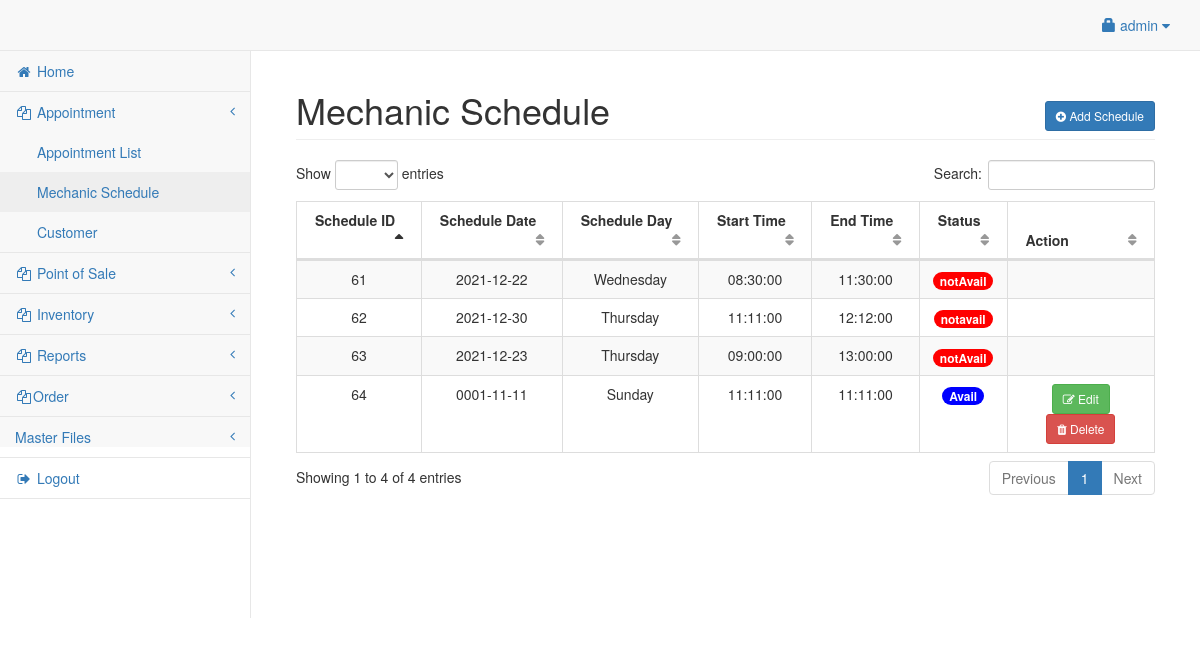
The app's page /admin/mechanic.php (signed in), older data.
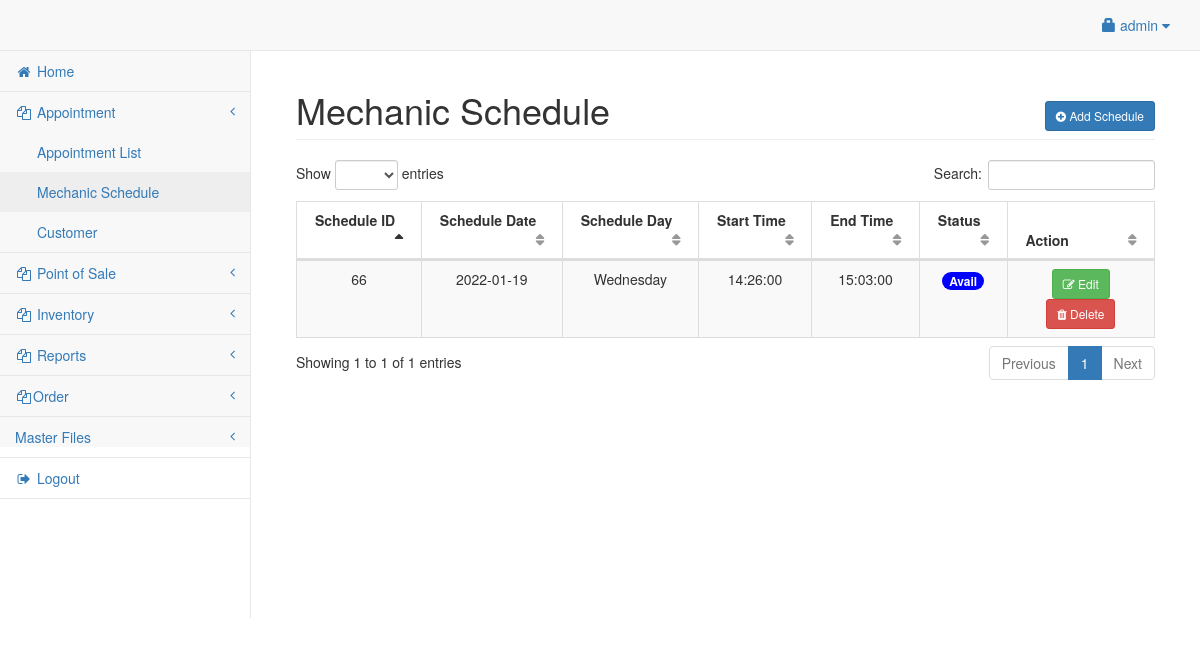
The same page, newer data.
### tables this page shows
CREATE TABLE `user` (
  `userid` int(11) NOT NULL,
  `username` varchar(30) NOT NULL,
  `password` varchar(50) NOT NULL,
  `access` int(1) NOT NULL,
  `fullname` varchar(250) NOT NULL,
  `contact` bigint(15) NOT NULL,
  `address` varchar(250) NOT NULL,
  `photo` varchar(250) NOT NULL
);

CREATE TABLE `adminschedule` (
  `scheduleId` int(10) NOT NULL,
  `scheduleDate` date NOT NULL,
  `scheduleDay` varchar(250) NOT NULL,
  `startTime` time NOT NULL,
  `endTime` time NOT NULL,
  `bookAvail` char(250) NOT NULL
);

### admin/session.php (called while the page is built, shortened)
<?php
	include('../conn.php');
	$sq=mysqli_query($conn,"select * from `user` where userid='".$_SESSION['id']."'");
	$srow=mysqli_fetch_array($sq);
	$user=$srow['username'];
?>

### admin/mechanic.php (the view, shortened to what this page needs)
<?php include('session.php'); ?>
<?php include('header.php'); ?>
<body>
<div id="wrapper">
<?php include('navbar.php'); ?>
<div style="height:50px;"></div>
<div id="page-wrapper">
<div class="container-fluid">
	<div class="row">
        <div class="col-lg-12">
            <h1 class="page-header">Mechanic Schedule
			<span class="pull-right">
					<button class="btn btn-primary btn-sm" data-toggle="modal" data-target="#addschedule"><i class="fa fa-plus-circle"></i> Add Schedule</button>
				</span>
			</h1>
        </div>
    </div>
    <div class="row">
        <div class="col-lg-12">
            <table width="100%" class="table table-striped table-bordered table-hover" id="cusTable">
                <thead>
                    <tr>
                        <th>Schedule ID</th>
                        <th>Schedule Date</th>
                        <th>Schedule Day</th>
						<th>Start Time</th>
                        <th>End Time</th>
						<th>Status</th>
                        <th>Action</th>
                    </tr>
                </thead>
                <tbody>
				<?php
					$cq=mysqli_query($conn,"SELECT * from adminschedule Order By scheduleId asc");
					while($cqrow=mysqli_fetch_array($cq)){
						$pid=$cqrow['scheduleId']
					?>
						<tr>
							<td><center><?php echo $cqrow['scheduleId']; ?></center></td>
							<td><center><?php echo $cqrow['scheduleDate']; ?></center></td>
							<td><center><?php echo $cqrow['scheduleDay']; ?></center></td>
							<td><center><?php echo $cqrow['startTime']; ?></center></td>
                            <td><center><?php echo $cqrow['endTime']; ?></center></td>
							<td><center> <?php if( $cqrow['bookAvail'] == 'Avail'){ ?>
                            <span class='badge badge-pill' style='background:blue'><?php echo $cqrow['bookAvail']; ?></span></center></td>
                         <?php   }
                         else{ ?>
                            <span class='badge badge-pill' style='background:red'><?php echo $cqrow['bookAvail'] ?></span></center></td>
                    <?php     }?>
							<td><center>
								<?php if($cqrow['bookAvail'] === 'Avail') {?>
								<button class="btn btn-success btn-sm" data-toggle="modal" data-target="#editsched_<?php echo $pid; ?>"><i class="fa fa-edit"></i> Edit</button>
								<button class="btn btn-danger btn-sm" data-toggle="modal" data-target="#delsched_<?php echo $pid; ?>"><i class="fa fa-trash"></i> Delete</button>
								<?php include('schedule_button.php'); ?>
								<?php } ?>
								</center></td>
						</tr>
					<?php
					}
				?>
        </div>
    </div>
</div>
</div>
</body>
</html>

### admin/header.php (shortened to what this page needs)
<!DOCTYPE html>
<html lang="en">
<head>
    <link href="../vendor/bootstrap/css/bootstrap.min.css" rel="stylesheet">
    <link href="../vendor/datatables-plugins/dataTables.bootstrap.css" rel="stylesheet">
    <link href="../vendor/datatables-responsive/dataTables.responsive.css" rel="stylesheet">
    <link href="../vendor/font-awesome/css/font-awesome.min.css" rel="stylesheet" type="text/css">
	<link href="../vendor/metisMenu/metisMenu.min.css" rel="stylesheet">
	<link href="../css/style.css" rel="stylesheet">
    <link href="../dist/css/sb-admin-2.css" rel="stylesheet">
</head>

### admin/navbar.php (shortened to what this page needs)
<?php include('session.php'); ?>
<?php include('header.php'); ?>
<?php
$sq = mysqli_query($conn, "select access from `user` where userid='" . $_SESSION['id'] . "'");
$srow = mysqli_fetch_array($sq);
$access = $srow['access'];
?>
<nav class="navbar navbar-default navbar-fixed-top" role="navigation" style="margin-bottom: 0">
    <ul class="nav navbar-top-links navbar-right">
        <li class="dropdown">
            <a class="dropdown-toggle" data-toggle="dropdown" href="#">
                <span class="glyphicon glyphicon-lock"></span> <?php echo $user; ?> <i class="fa fa-caret-down"></i>
            </a>
        </li>
    </ul>
    <div class="navbar-default sidebar" role="navigation">
        <div class="sidebar-nav navbar-collapse">
            <ul class="nav" id="side-menu">
                <li>
                    <a href="title.php"><i class="fa fa-home fa-fw"></i> Home</a>
                </li>
                <?php if ($access == 1) {  ?>
                    <li>
                        <a href="#"><i class="fa fa-copy fa-fw"></i> Appointment<span class="fa arrow"></span></a>
                        <ul class="nav nav-second-level">
                            <li>
                                <a href="appointmentlist.php"></i> Appointment List</a>
                            </li>
                            <li>
                                <a href="mechanic.php"></i> Mechanic Schedule</a>
                            </li>
                            <li>
                                <a href="customer.php">Customer</a>
                            </li>
                        </ul>
                    </li>
                <?php } ?>
                <?php if ($access == 1 || $access == 2) {  ?>
                    <li>
                        <a href="#"><i class="fa fa-copy fa-fw"></i> Point of Sale<span class="fa arrow"></span></a>
                    </li>
                <?php } ?>
                <?php if ($access == 1 || $access == 3) {  ?>
                    <li>
                        <a href="#"><i class="fa fa-copy fa-fw"></i> Inventory<span class="fa arrow"></span></a>
                    </li>
                <?php } ?>
                <?php if ($access == 1) {  ?>
                    <li>
                        <a href="#"><i class="fa fa-copy fa-fw"></i> Reports<span class="fa arrow"></span></a>
                    </li>
                    <?php }
                    if($access == 1 || $access == 3) {?>
                    <li>
                        <a href="#"><i class="fa fa-copy fa-fw"></i>Order<span class="fa arrow"></span></a>
                    </li>
                    <?php
                }
                 if($access==1){ ?>
                 <li>
                        <a href="#">Master Files<span class="fa arrow"></span></a>
            </li>
            <?php } ?>
        <li><a href="logout.php"><i class="fa fa-sign-out fa-fw"></i> Logout</a></li>
        </ul>
        </div>
    </div>
</nav>

### admin/schedule_button.php (shortened to what this page needs)
</div>

Row changes from the older to the newer data that the page shows:
removed adminschedule: scheduleId "61", scheduleDate "2021-12-22", scheduleDay "Wednesday", startTime "08:30:00", endTime "11:30:00", bookAvail "notAvail"
removed adminschedule: scheduleId "62", scheduleDate "2021-12-30", scheduleDay "Thursday", startTime "11:11:00", endTime "12:12:00", bookAvail "notavail"
removed adminschedule: scheduleId "63", scheduleDate "2021-12-23", scheduleDay "Thursday", startTime "09:00:00", endTime "13:00:00", bookAvail "notAvail"
removed adminschedule: scheduleId "64", scheduleDate "0001-11-11", scheduleDay "Sunday", startTime "11:11:00", endTime "11:11:00", bookAvail "Avail"
added adminschedule: scheduleId "66", scheduleDate "2022-01-19", scheduleDay "Wednesday", startTime "14:26:00", endTime "15:03:00", bookAvail "Avail"
Text that changed along with them:
text written by a page script: "Show entries Search: Showing 1 to 4 of 4 entries Previous 1 Next" → "Show entries Search: Showing 1 to 1 of 1 entries Previous 1 Next"
